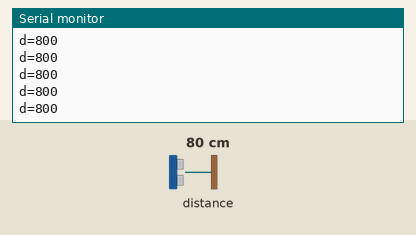
This sketch was run on a simulated Arduino Uno, built with avr-gcc and run on an emulated ATmega328P. Shown: the last lines printed to the serial monitor. The inputs (shaded band) are chosen by the test bench; at power-on: distance to the obstacle 80 cm.

Above: at 1.2 s.
1.3 s: distance to the obstacle set to 2 cm
At 1.38 s:
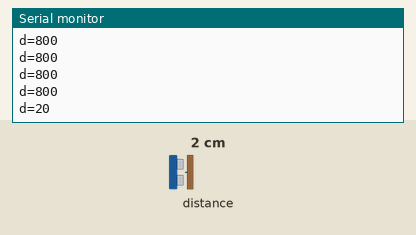
2.8 s: distance to the obstacle set to 4 cm
At 2.8 s:
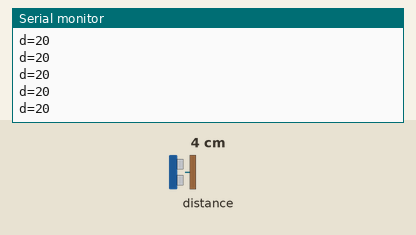
Timing chart, 0 to 5.8 s (numbered marks = the images above; inputs shaded):
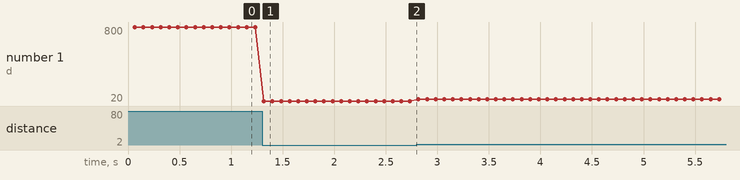

Measured:
- after the input at 1.3 s, the serial monitor: prints a new line at once (image 1)
- plotted number 1: 800 → 20 after the input at 1.3 s, 20 → 40 after the input at 2.8 s

The sketch:

vl53l0x_pololu.ino
```cpp
// module: {"type":"vl53l0x","addr":[41],"data":{"mm":612}}
// expect: pret
// expect: unique=612
// expect: d=612
// not-expect: TIMEOUT
// run-ms: 500
// VL53L0X avec la bibliothèque de Pololu : init(), une mesure unique, puis des mesures continues (back-to-back),
// délai d'attente réglé.
#include <Wire.h>
#include <VL53L0X.h>
VL53L0X capteur;
void setup() {
  Serial.begin(9600);
  Wire.begin();
  capteur.setTimeout(500);
  if (!capteur.init()) { Serial.println("Echec"); while (1) {} }
  Serial.print("unique="); Serial.println(capteur.readRangeSingleMillimeters());
  capteur.startContinuous();
  Serial.println("pret");
}
void loop() {
  uint16_t d = capteur.readRangeContinuousMillimeters();
  Serial.print("d="); Serial.print(d);
  if (capteur.timeoutOccurred()) Serial.print(" TIMEOUT");
  Serial.println();
  delay(50);
}
```
